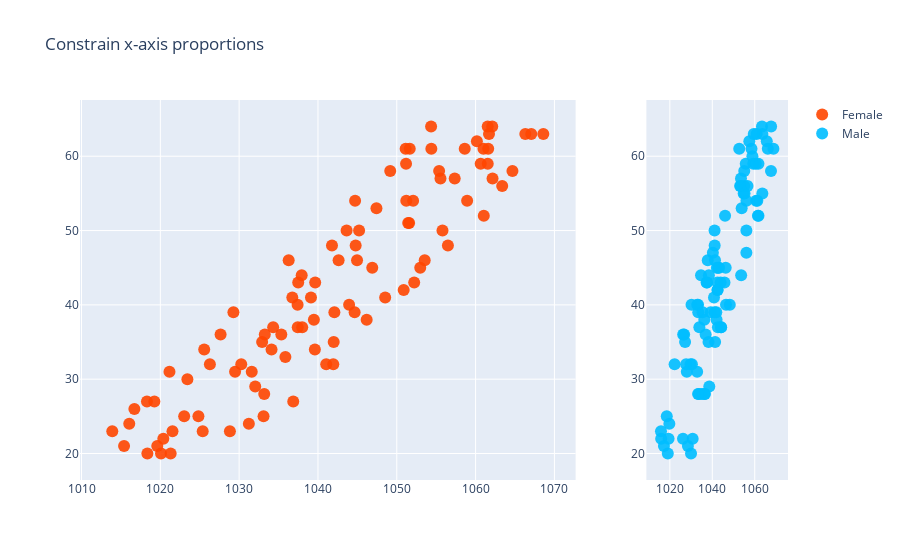

This figure's notebook cell:
### Markdown cell above
## Constrain plot proportions

### Code cell
trace0 = go.Scatter(x = female_salary,
                  y = female_age,
                  mode = "markers",
                   name = "Female",
                  marker = dict(size = 12, color = "rgba(255, 70, 0, 0.9)"))

trace1 = go.Scatter(x = male_salary,
                  y = male_age,
                    name = "Male",
                  mode = "markers",
                  marker = dict(size = 12, color = "rgba(0, 190, 255, 0.9)"),
                   xaxis = "x2",
                   yaxis = "y2")

data = [trace0, trace1]
layout = go.Layout(
    title = "Constrain x-axis proportions",
    xaxis=dict(
        domain=[0, 0.7]
    ),
    xaxis2=dict(
        domain=[0.8, 1]
    ),
    yaxis2=dict(
        anchor='x2'
    )
)
 
fig = go.Figure(data=data, layout=layout)

# iplot(fig)
pio.show(fig);
